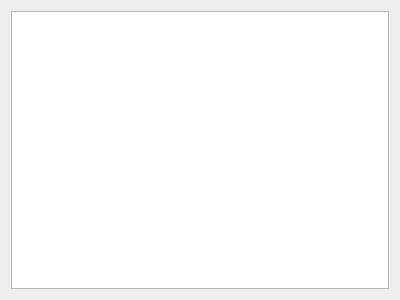
<?xml version="1.0" encoding="UTF-8"?>
<ui version="4.0">
 <class>RequestPreview</class>
 <widget class="QWizardPage" name="RequestPreview">
  <property name="geometry">
   <rect>
    <x>0</x>
    <y>0</y>
    <width>400</width>
    <height>300</height>
   </rect>
  </property>
  <property name="windowTitle">
   <string>Request preview</string>
  </property>
  <property name="title">
   <string>The following report will be sent</string>
  </property>
  <layout class="QGridLayout" name="gridLayout">
   <item row="0" column="0">
    <widget class="QTextEdit" name="Preview_">
     <property name="readOnly">
      <bool>true</bool>
     </property>
    </widget>
   </item>
  </layout>
 </widget>
 <resources/>
 <connections/>
</ui>
